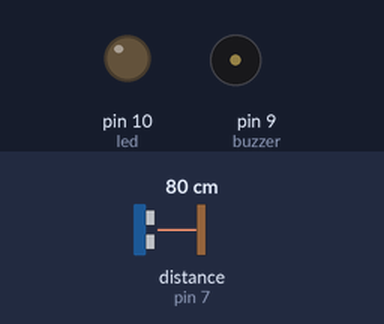
A sketch run on a simulated Arduino Uno, built with avr-gcc and run on an emulated ATmega328P. Shown: output pins drawn as LEDs (lit = HIGH), buzzer (waves = sounding). The inputs (shaded band) are chosen by the test bench; at power-on: distance to the obstacle (sensor on pin 7) 80 cm. The echo pulse lasts 58.3 µs per cm; what the sketch prints to the serial monitor is not drawn.

Above: at 6.13 s.
At 6.7 s:
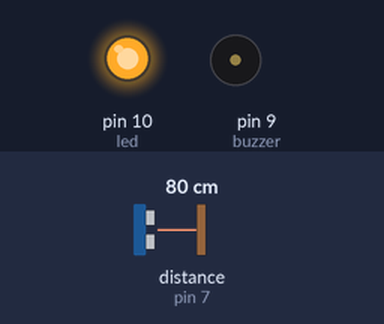
Timing chart, 0 to 9.0 s (numbered marks = the images above):
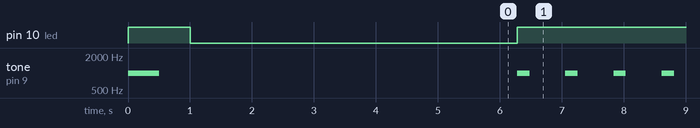

The sketch:

prototipo1.ino
```cpp
#include <Ultrasonic.h>

//Define os pinos para o trigger e echo
#define trigger 6
#define echo 7
#define led 10
#define buzzer 9

//Inicializa o sensor nos pinos definidos acima
Ultrasonic ultrasonic(trigger, echo);
char form;
int forma;
float a, b, distance, volume, maximo;

void start(){
  tone(buzzer, 1000,500);
  digitalWrite(led, HIGH);
  Serial.print("Formato:\n1: Paralelepipedo\n2: Tronco de cone\n3: Cubo\n");
  delay(1000);
  digitalWrite(led, LOW);
  //form = Serial.read();
  form = '2'; //facilitando as coisas
  forma = form - '0';
  Serial.println(forma);

  Serial.print("Lendo a");
  delay(2000);
  //a = distancia();
  //a = 36.0; //adaptado ao do agostinho

  //gira_motor();
  Serial.print("Lendo b");
  delay(2000);
  //b = distancia();
  //b = 24.5; //adaptado ao do agostinho;

  delay(1000);
  //maximo = teste(); //para uso no trabalho
  maximo = 22050.00; //facilitando as coisas / em ml
}
void gira_motor(){

	//a ser feito
}
void alarme(){
  digitalWrite(led, 0);
  if(volume <= (maximo*0.15) || volume >= (maximo*0.85)){
    digitalWrite(led, 1);
    tone(buzzer, 1000, 200);
  }
}
float paralele_cubo(float x, float y, int z){
  float vol = x*y*z;
  return vol;
  }
float tronco(float x, int z){
  float vol = 3.1415*(x*x)*z;
  return vol;
  }


int distancia(){
    int i = 0;
    distance = 0.0;
    while(i<5){
      distance = ultrasonic.Ranging(CM) + distance;
      delay(50);
      i++;
    }
    distance = distance/5.0;
  return distance;
  }


float teste(){
  float valor;
  if (forma == 3 || forma == 1)
    valor = paralele_cubo(a, b, distancia());
  else
    valor = tronco(a, distancia());


  return valor;
}


void setup(){
  Serial.begin(9600);
  pinMode(led, OUTPUT);
  pinMode(buzzer, OUTPUT);
  start();


}

void loop(){

    Serial.print("\nVolume(L): ");
    volume = maximo - teste();
    float show = volume/1000.0;
    Serial.print(show);
    alarme();
    delay(500);

 }
```

Measured:
- by itself, pin 10 (led): HIGH → LOW at 1.0 s, → HIGH 5.3 s later
- by itself, tone on pin 9 (buzzer): goes 1000 Hz 0.50 s, silent 5.8 s, 159 × (1000 Hz 0.20 s, silent 0.58 s), then 1000 Hz
